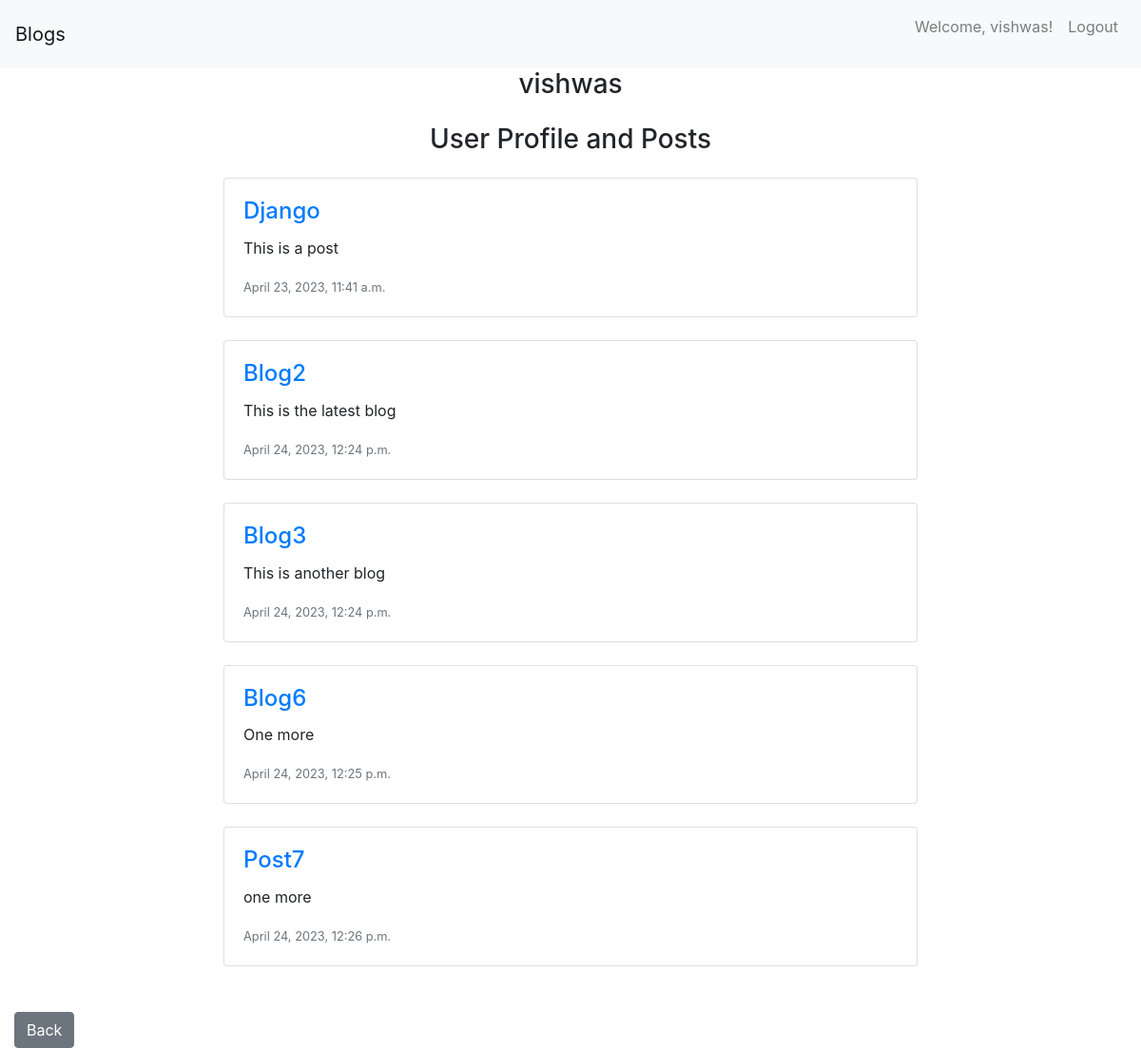
/viewProfile/vishwas/, run on the app's committed database.
### myblogapp/post.py (models this page shows)
class Post(models.Model):
    title = models.CharField(max_length=200)
    content = models.TextField()
    author = models.ForeignKey(User, on_delete=models.CASCADE)
    created_date = models.DateTimeField(auto_now_add=True)
    updated_date = models.DateTimeField(auto_now=True)

### myblogapp/profileView.py (the view)
# urls.py: path('viewProfile/<str:username>/', profile_view, name='profile_view'),
def profile_view(request, username):
    user = User.objects.get(username=username)
    posts = Post.objects.filter(author=user)
    context = {
        'user': user,
        'posts': posts,
    }
    return render(request, 'profile.html', context)

### myblogapp/templates/profile.html
{% extends 'base.html' %}
{% block content %}
    {% if posts %}
        <div class="container">
            <div class="row justify-content-center">
                <div class="col-md-8">
                    <h3 class="text-center mb-4">{{ user.username }}</h3>
                    <h3 class="text-center mb-4">User Profile and Posts</h3>
                    {% for post in posts %}
                        <div class="card mb-4">
                            <div class="card-body">
                                <h4 class="card-title"><a href="{% url 'postcommentedListView' post.pk %}">{{ post.title }}</a></h4>
                                <p class="card-text">{{ post.content }}</p>
                                <p class="card-text"><small class="text-muted">{{ post.created_date }}</small></p>
                            </div>
                        </div>
                    {% empty %}
                        <p>No posts yet.</p>
                    {% endfor %}
                </div>
            </div>
        </div>
    {% else %}
        <p>No profile found.</p>
    {% endif %}
    <br>
    <a href="{% url 'postListView' %}" class="btn btn-secondary">Back</a>
{% endblock %}

### myblogapp/templates/base.html (shortened to what this page needs)
<!DOCTYPE html>
<html lang="en">
<head>
    <link rel="stylesheet" href="https://maxcdn.bootstrapcdn.com/bootstrap/4.0.0/css/bootstrap.min.css">
</head>
<body>
    <nav class="navbar navbar-expand-lg navbar-light bg-light">
        <a class="navbar-brand" href="#">Blogs</a>
        <div class="collapse navbar-collapse" id="navbarNav">
            <ul class="navbar-nav ml-auto">
                {% if user.is_authenticated %}
                    <li class="nav-item">
                        <p class="nav-link">Welcome, {{ user.username }}!</p>
                    </li>
                    <li class="nav-item">
                        <a class="nav-link" href="{% url 'logout' %}">Logout</a>
                    </li>
                {% endif %}
            </ul>
        </div>
    </nav>
    <div class="container-fluid">
        {% block content %}
        {% endblock %}
    </div>
</body>
</html>

### data on the page
Post: title "Django", content "This is a post", created_date "April 23, 2023, 11:41 a.m."
Post: title "Blog2", content "This is the latest blog", created_date "April 24, 2023, 12:24 p.m."
Post: title "Blog3", content "This is another blog", created_date "April 24, 2023, 12:24 p.m."
Post: title "Blog6", content "One more", created_date "April 24, 2023, 12:25 p.m."
Post: title "Post7", content "one more", created_date "April 24, 2023, 12:26 p.m."

### other printed values
{{ user.username }} "vishwas"
